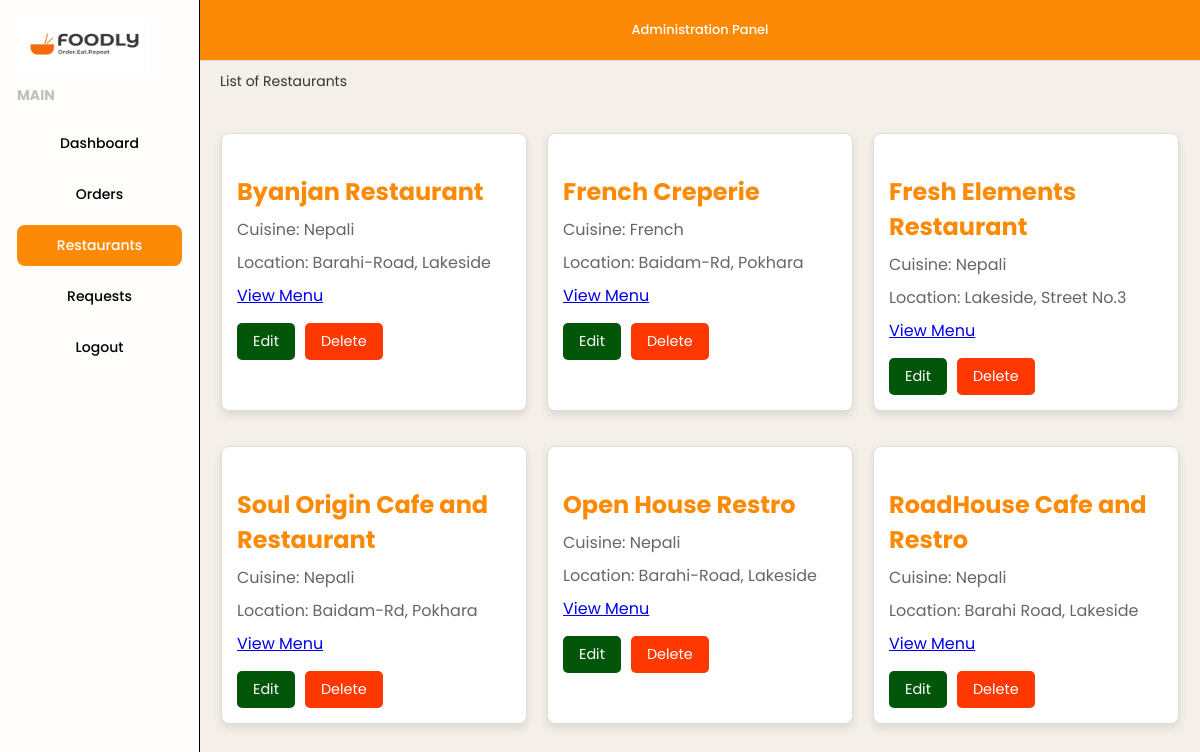
/Admin/admin_restaurants.php (signed in), run on the app's committed database.
### tables this page shows
CREATE TABLE `restaurant_table` (
  `id` int(11) NOT NULL,
  `owner_name` varchar(255) DEFAULT NULL,
  `restaurant_name` varchar(255) DEFAULT NULL,
  `email_address` varchar(255) DEFAULT NULL,
  `password` varchar(255) DEFAULT NULL,
  `Address` varchar(255) DEFAULT NULL,
  `contact_number` varchar(20) DEFAULT NULL,
  `img_path` varchar(255) DEFAULT NULL,
  `menu_path` varchar(255) DEFAULT NULL,
  `cuisine` varchar(255) DEFAULT NULL,
  `approval_status` varchar(20) DEFAULT NULL
);

### Admin/admin_restaurants.php (the view, shortened to what this page needs)
<?php
$servername = "localhost";
$username = "root";
$password = "";
$database = "restaurants";
$port = "3307";
$conn = new mysqli($servername, $username, $password, $database, $port);
$sql = "SELECT * FROM restaurant_table WHERE approval_status = 'approved'";
$result = $conn->query($sql);
$restaurants = [];
if ($result->num_rows > 0) {
    while ($row = $result->fetch_assoc()) {
        $restaurants[] = $row;
    }
}
?>
<!DOCTYPE html>
<html lang="en">
<head>
  <link rel="stylesheet" href="admin_restaurants.css">
        <link rel="stylesheet" href="https://cdnjs.cloudflare.com/ajax/libs/font-awesome/6.0.0/css/all.min.css" />
</head>
<body>
  <div class="dashboard">
    <aside class="sidebar">
      <div class="logo">
        <img src="Images/Logo.png" alt="Foodly Logo" />
      </div>
      <nav>
        <p>MAIN</p>
        <ul>
            <a href="Admin_Dashboard.php"><li>Dashboard</li></a>
            <a href="admin_orders.php"><li >Orders</li></a>
            <a href="admin_restaurants.php"><li class="active">Restaurants</li></a>
            <a href="admin_requests.php"><li>Requests</li></a>
          </ul>
          <ul>
          <a href="admin_logout.php"><li class="logout">Logout</li></a>
        </ul>
      </nav>
    </aside>
    <div class="main-content">
        <header class="header">
          <div class="header-left">
            <h1>Administration Panel</h1>
          </div>
        </header>
        <p>List of Restaurants</p>
        <div class="admin-panel">
    <div class="restaurant-list">
        <?php if (!empty($restaurants)): ?>
            <?php foreach ($restaurants as $restaurant): ?>
                <div class="restaurant-card">
                    <h2><?= $restaurant['restaurant_name']; ?></h2>
                    <p>Cuisine: <?= $restaurant['cuisine']; ?></p>
                    <p>Location: <?= $restaurant['Address']; ?></p>
                    <a href="<?= $restaurant['menu_path']; ?>" class="menu-link">View Menu</a>
                    <div class="actions">
                        <button class="edit-btn">Edit</button>
                        <button class="delete-btn">Delete</button>
                    </div>
                </div>
            <?php endforeach; ?>
        <?php else: ?>
            <p>No restaurants found.</p>
        <?php endif; ?>
    </div>
</div>
        </div>
    </div>
    </body>
    </html>

### Admin/admin_restaurants.css (style rules this page uses)
* { margin: 0; padding: 0; box-sizing: border-box; }
body { background-color: #f8f9fa; color: #333; }
.dashboard { display: grid; grid-template-columns: 200px 1fr; height:100vh; }
.sidebar { background-color: #fffcfc; border-right: 1px solid #000000; display: flex; flex-direction: column; padding:17px; }
.logo img { height:80%; width: 80%; }
nav p { font-size: 14px; font-weight: bold; opacity:0.3; text-align: left; margin-bottom:17px; }
nav ul { list-style: none; width:100%; }
nav ul li { padding:10px; margin-bottom: 10px; border-radius: 8px; cursor: pointer; text-align: center; font-size: 14px; font-weight: 500; }
nav ul a { text-decoration: none; color:black; }
nav ul li.active { background-color: #FC8A06; color: #fff; }
.main-content { background-color: #f4efe9; flex-direction: column; overflow-y: auto; }
.main-content p { margin-left:20px; margin-top:10px; font-size: 14px; }
.header { display: flex; justify-content: center; align-items: center; padding: 20px; background-color: #FC8A06; border-bottom: 1px solid #ddd; }
.header-left h1 { color: #ffffff; text-align: center; font-size: 13px; font-weight: 500; margin: 0; }
.admin-panel { max-width: 1000px; margin: 1px; padding: 20px; }
.restaurant-list { display: grid; grid-template-columns: repeat(auto-fit, minmax(300px, 1fr)); gap: 20px; margin-top: 20px; }
.restaurant-card { background-color: #fff; padding: 20px; border-radius: 10px; border: 1px solid #e0e0e0; transition: transform 0.3s ease, box-shadow 0.3s ease; }
.restaurant-card h2 { margin: 0; color: #FC8A06; font-size: 1.5rem; }
.restaurant-card p { margin: 8px 0; color: #666; font-size: 1rem; }
.actions { display: flex; gap: 10px; margin-top: 15px; }
button { padding: 8px 16px; border: none; border-radius: 5px; cursor: pointer; font-size: 0.9rem; transition: background-color 0.3s ease; }
.edit-btn { background-color: #01560a; color: white; }
.delete-btn { background-color: #ff3700; color: white; }

### Admin/admin_restaurants.php (style rules this page uses)
* { margin: 0; padding: 0; font-family: 'Poppins'; }
.restaurant-card { border: 1px solid #ddd; border-radius: 8px; padding: 15px; margin-bottom: 15px; box-shadow: 0 4px 8px rgba(0, 0, 0, 0.1); }

### data on the page
restaurant_table: restaurant_name "Byanjan Restaurant", cuisine "Nepali", Address "Barahi-Road, Lakeside"
restaurant_table: restaurant_name "French Creperie", cuisine "French", Address "Baidam-Rd, Pokhara"
restaurant_table: restaurant_name "Fresh Elements Restaurant", cuisine "Nepali", Address "Lakeside, Street No.3"
restaurant_table: restaurant_name "Soul Origin Cafe and Restaurant", cuisine "Nepali", Address "Baidam-Rd, Pokhara"
restaurant_table: restaurant_name "Open House Restro", cuisine "Nepali", Address "Barahi-Road, Lakeside"
restaurant_table: restaurant_name "RoadHouse Cafe and Restro", cuisine "Nepali", Address "Barahi Road, Lakeside"
